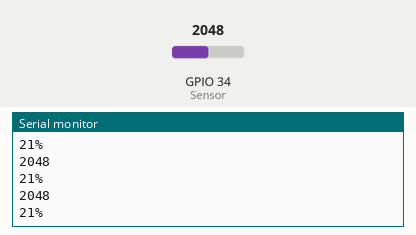
Bench run of a sketch on a simulated ESP32. On the bench: the last lines printed to the serial monitor. The test bench sets the inputs (shaded band); at power-on: GPIO 34 (Sensor) = 2048.

Above: at 1.2 s.
1.3 s: GPIO 34 (Sensor) set to 2415
At 2.43 s:
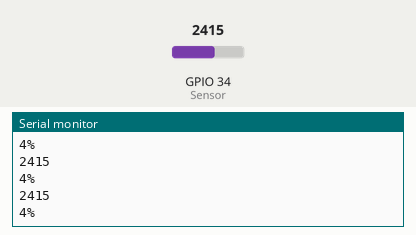
2.8 s: GPIO 34 (Sensor) set to 2480
At 3.5 s:
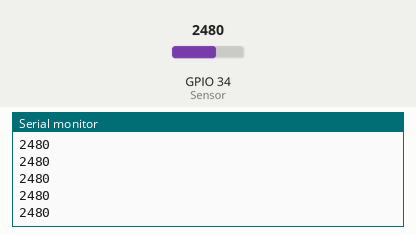
Timing chart, 0 to 5.8 s (numbered marks = the images above; inputs shaded):
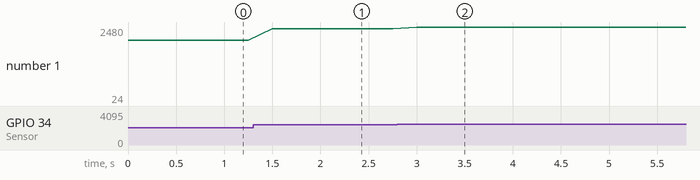

The sketch:

sensor.ino
```cpp
#include <Wire.h>

const int AirValue = 2500;   // Replaza por el valor que consideres conveniente para el aire o tierra seca
const int WaterValue = 400;  // Remplaza el valor que consideres conveniente para el agua o tierra humeda

int soilMoistureValue = 0;
int soilmoisturepercent=0;
void setup() {
  Serial.begin(9600);

}
void loop() {
soilMoistureValue = analogRead(34);  //put Sensor insert into soil
Serial.println(soilMoistureValue);
soilmoisturepercent = map(soilMoistureValue, AirValue, WaterValue, 0, 100);
if(soilmoisturepercent > 100)
{
  Serial.println("100 %");

}
else if(soilmoisturepercent <0)
{
  Serial.println("0 %");

  delay(250);

}
else if(soilmoisturepercent >0 && soilmoisturepercent < 100)
{
  Serial.print(soilmoisturepercent);
  Serial.println("%");


  delay(250);
}
}
```

Measured:
- the behaviour switches between 2479 and 2480 on GPIO 34 (Sensor) (found by bisection; images 1 and 2)
- after the input at 1.3 s, the serial monitor: prints a new line after 0.20 s (image 1)
- after the input at 2.8 s, the serial monitor: prints a new line after 0.20 s (image 2)
- plotted number 1: 2048 → 2415 after the input at 1.3 s, 2415 → 24 after the input at 2.8 s
